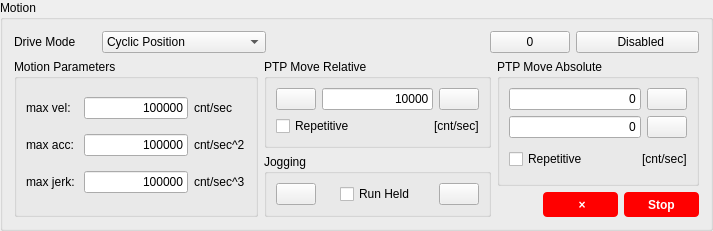
         <widget class="QGroupBox" name="groupBox_2">
          <property name="title">
           <string>Motion</string>
          </property>
          <layout class="QGridLayout" name="gridLayout_14">
           <item row="0" column="0" colspan="5">
            <layout class="QHBoxLayout" name="horizontalLayout" stretch="2,4,0,0,3">
             <item>
              <widget class="QLabel" name="driveModeLabel">
               <property name="text">
                <string>Drive Mode</string>
               </property>
              </widget>
             </item>
             <item>
              <widget class="QComboBox" name="driveModeCombo">
               <item>
                <property name="text">
                 <string>Cyclic Position</string>
                </property>
               </item>
               <item>
                <property name="text">
                 <string>Cyclic Velocity</string>
                </property>
               </item>
               <item>
                <property name="text">
                 <string>Cyclic Torque</string>
                </property>
               </item>
              </widget>
             </item>
             <item>
              <spacer name="horizontalSpacer">
               <property name="orientation">
                <enum>Qt::Horizontal</enum>
               </property>
               <property name="sizeHint" stdset="0">
                <size>
                 <width>218</width>
                 <height>20</height>
                </size>
               </property>
              </spacer>
             </item>
             <item>
              <widget class="QPushButton" name="setZeroBtn">
               <property name="text">
                <string>0</string>
               </property>
              </widget>
             </item>
             <item>
              <widget class="QPushButton" name="enableBtn">
               <property name="text">
                <string>  Disabled</string>
               </property>
               <property name="icon">
                <iconset resource="../res.qrc">
                 <normaloff>:/res/light_red.png</normaloff>:/res/light_red.png</iconset>
               </property>
              </widget>
             </item>
            </layout>
           </item>
           <item row="1" column="0" rowspan="3">
            <widget class="QGroupBox" name="groupBox_4">
             <property name="title">
              <string>Motion Parameters</string>
             </property>
             <layout class="QGridLayout" name="gridLayout_12" columnstretch="1,2,1">
              <item row="0" column="0">
               <widget class="QLabel" name="maxVelLabel">
                <property name="text">
                 <string>max vel:</string>
                </property>
               </widget>
              </item>
              <item row="0" column="1">
               <widget class="QLineEdit" name="maxVel">
                <property name="enabled">
                 <bool>true</bool>
                </property>
                <property name="text">
                 <string>100000</string>
                </property>
                <property name="alignment">
                 <set>Qt::AlignRight|Qt::AlignTrailing|Qt::AlignVCenter</set>
                </property>
               </widget>
              </item>
              <item row="0" column="2">
               <widget class="QLabel" name="maxVelUnit">
                <property name="text">
                 <string>cnt/sec</string>
                </property>
               </widget>
              </item>
              <item row="1" column="0">
               <widget class="QLabel" name="maxAccLabel">
                <property name="text">
                 <string>max acc:</string>
                </property>
               </widget>
              </item>
              <item row="1" column="1">
               <widget class="QLineEdit" name="maxAcc">
                <property name="enabled">
                 <bool>true</bool>
                </property>
                <property name="text">
                 <string>100000</string>
                </property>
                <property name="alignment">
                 <set>Qt::AlignRight|Qt::AlignTrailing|Qt::AlignVCenter</set>
                </property>
               </widget>
              </item>
              <item row="1" column="2">
               <widget class="QLabel" name="maxAccUnit">
                <property name="text">
                 <string>cnt/sec^2</string>
                </property>
               </widget>
              </item>
              <item row="2" column="0">
               <widget class="QLabel" name="maxJerkLabel">
                <property name="text">
                 <string>max jerk:</string>
                </property>
               </widget>
              </item>
              <item row="2" column="1">
               <widget class="QLineEdit" name="maxJerk">
                <property name="enabled">
                 <bool>true</bool>
                </property>
                <property name="text">
                 <string>100000</string>
                </property>
                <property name="alignment">
                 <set>Qt::AlignRight|Qt::AlignTrailing|Qt::AlignVCenter</set>
                </property>
               </widget>
              </item>
              <item row="2" column="2">
               <widget class="QLabel" name="maxJerkUnit">
                <property name="text">
                 <string>cnt/sec^3</string>
                </property>
               </widget>
              </item>
             </layout>
            </widget>
           </item>
           <item row="1" column="1">
            <widget class="QGroupBox" name="groupBox_6">
             <property name="title">
              <string>PTP Move Relative</string>
             </property>
             <layout class="QGridLayout" name="gridLayout_13">
              <item row="0" column="0">
               <layout class="QHBoxLayout" name="horizontalLayout_4">
                <item>
                 <widget class="QPushButton" name="ptpRelMinus">
                  <property name="text">
                   <string/>
                  </property>
                  <property name="icon">
                   <iconset resource="../res.qrc">
                    <normaloff>:/res/leftarrow.png</normaloff>:/res/leftarrow.png</iconset>
                  </property>
                 </widget>
                </item>
                <item>
                 <widget class="QLineEdit" name="ptpRel">
                  <property name="enabled">
                   <bool>true</bool>
                  </property>
                  <property name="text">
                   <string>10000</string>
                  </property>
                  <property name="alignment">
                   <set>Qt::AlignRight|Qt::AlignTrailing|Qt::AlignVCenter</set>
                  </property>
                 </widget>
                </item>
                <item>
                 <widget class="QPushButton" name="ptpRelPlus">
                  <property name="text">
                   <string/>
                  </property>
                  <property name="icon">
                   <iconset resource="../res.qrc">
                    <normaloff>:/res/rightarrow.png</normaloff>:/res/rightarrow.png</iconset>
                  </property>
                 </widget>
                </item>
               </layout>
              </item>
              <item row="1" column="0">
               <layout class="QHBoxLayout" name="horizontalLayout_3">
                <item>
                 <widget class="QCheckBox" name="ptpRelRepeat">
                  <property name="text">
                   <string>Repetitive</string>
                  </property>
                 </widget>
                </item>
                <item>
                 <spacer name="horizontalSpacer_3">
                  <property name="orientation">
                   <enum>Qt::Horizontal</enum>
                  </property>
                  <property name="sizeHint" stdset="0">
                   <size>
                    <width>37</width>
                    <height>17</height>
                   </size>
                  </property>
                 </spacer>
                </item>
                <item>
                 <widget class="QLabel" name="ptpRelUnit">
                  <property name="text">
                   <string>[cnt/sec]</string>
                  </property>
                 </widget>
                </item>
               </layout>
              </item>
             </layout>
            </widget>
           </item>
           <item row="1" column="2" rowspan="2" colspan="3">
            <widget class="QGroupBox" name="groupBox_5">
             <property name="title">
              <string>PTP Move Absolute</string>
             </property>
             <layout class="QGridLayout" name="gridLayout_15">
              <item row="0" column="0">
               <layout class="QHBoxLayout" name="horizontalLayout_6">
                <item>
                 <widget class="QLineEdit" name="ptpAbs1">
                  <property name="enabled">
                   <bool>true</bool>
                  </property>
                  <property name="text">
                   <string>0</string>
                  </property>
                  <property name="alignment">
                   <set>Qt::AlignRight|Qt::AlignTrailing|Qt::AlignVCenter</set>
                  </property>
                 </widget>
                </item>
                <item>
                 <widget class="QPushButton" name="ptpAbs1Move">
                  <property name="text">
                   <string/>
                  </property>
                  <property name="icon">
                   <iconset resource="../res.qrc">
                    <normaloff>:/res/rightarrow.png</normaloff>:/res/rightarrow.png</iconset>
                  </property>
                 </widget>
                </item>
               </layout>
              </item>
              <item row="1" column="0">
               <layout class="QHBoxLayout" name="horizontalLayout_2">
                <item>
                 <widget class="QLineEdit" name="ptpAbs2">
                  <property name="enabled">
                   <bool>true</bool>
                  </property>
                  <property name="text">
                   <string>0</string>
                  </property>
                  <property name="alignment">
                   <set>Qt::AlignRight|Qt::AlignTrailing|Qt::AlignVCenter</set>
                  </property>
                 </widget>
                </item>
                <item>
                 <widget class="QPushButton" name="ptpAbs2Move">
                  <property name="text">
                   <string/>
                  </property>
                  <property name="icon">
                   <iconset resource="../res.qrc">
                    <normaloff>:/res/rightarrow.png</normaloff>:/res/rightarrow.png</iconset>
                  </property>
                 </widget>
                </item>
               </layout>
              </item>
              <item row="2" column="0">
               <layout class="QHBoxLayout" name="horizontalLayout_5">
                <item>
                 <widget class="QCheckBox" name="ptpAbsRepeat">
                  <property name="text">
                   <string>Repetitive</string>
                  </property>
                 </widget>
                </item>
                <item>
                 <spacer name="horizontalSpacer_4">
                  <property name="orientation">
                   <enum>Qt::Horizontal</enum>
                  </property>
                  <property name="sizeHint" stdset="0">
                   <size>
                    <width>37</width>
                    <height>17</height>
                   </size>
                  </property>
                 </spacer>
                </item>
                <item>
                 <widget class="QLabel" name="ptpAbsUnit">
                  <property name="text">
                   <string>[cnt/sec]</string>
                  </property>
                 </widget>
                </item>
               </layout>
              </item>
             </layout>
            </widget>
           </item>
           <item row="2" column="1" rowspan="2">
            <widget class="QGroupBox" name="groupBox_7">
             <property name="title">
              <string>Jogging</string>
             </property>
             <layout class="QHBoxLayout" name="horizontalLayout_7">
              <item>
               <widget class="QPushButton" name="jogMinus">
                <property name="text">
                 <string/>
                </property>
                <property name="icon">
                 <iconset resource="../res.qrc">
                  <normaloff>:/res/leftarrow.png</normaloff>:/res/leftarrow.png</iconset>
                </property>
               </widget>
              </item>
              <item>
               <spacer name="horizontalSpacer_5">
                <property name="orientation">
                 <enum>Qt::Horizontal</enum>
                </property>
                <property name="sizeHint" stdset="0">
                 <size>
                  <width>18</width>
                  <height>14</height>
                 </size>
                </property>
               </spacer>
              </item>
              <item>
               <widget class="QCheckBox" name="jogHeldBtn">
                <property name="text">
                 <string>Run Held</string>
                </property>
               </widget>
              </item>
              <item>
               <spacer name="horizontalSpacer_6">
                <property name="orientation">
                 <enum>Qt::Horizontal</enum>
                </property>
                <property name="sizeHint" stdset="0">
                 <size>
                  <width>18</width>
                  <height>17</height>
                 </size>
                </property>
               </spacer>
              </item>
              <item>
               <widget class="QPushButton" name="jogPlus">
                <property name="text">
                 <string/>
                </property>
                <property name="icon">
                 <iconset resource="../res.qrc">
                  <normaloff>:/res/rightarrow.png</normaloff>:/res/rightarrow.png</iconset>
                </property>
               </widget>
              </item>
             </layout>
            </widget>
           </item>
           <item row="3" column="2">
            <spacer name="horizontalSpacer_2">
             <property name="orientation">
              <enum>Qt::Horizontal</enum>
             </property>
             <property name="sizeHint" stdset="0">
              <size>
               <width>40</width>
               <height>20</height>
              </size>
             </property>
            </spacer>
           </item>
           <item row="3" column="3">
            <widget class="QPushButton" name="cancelBtn">
             <property name="styleSheet">
              <string notr="true">
/**********按钮**********/
QPushButton {
  border-radius: 4px;
  border: none;
  width: 75px;
  height: 25px;
  
  font: 9pt &quot;Microsoft YaHei UI&quot;;
  font-weight: bold;

}

QPushButton:enabled {
  background: rgb(255, 0, 0);
  color: white;
}

QPushButton:!enabled {
  background: rgb(255, 180, 180);
  color: white;
}

QPushButton:enabled:hover {
  background: rgb(255, 0, 0);
}

QPushButton:enabled:pressed {
  background: rgb(255, 0, 0);
}</string>
             </property>
             <property name="text">
              <string> ×</string>
             </property>
            </widget>
           </item>
           <item row="3" column="4">
            <widget class="QPushButton" name="stopBtn">
             <property name="styleSheet">
              <string notr="true">
/**********按钮**********/
QPushButton {
  border-radius: 4px;
  border: none;
  width: 75px;
  height: 25px;
  
  font: 9pt &quot;Microsoft YaHei UI&quot;;
  font-weight: bold;

}

QPushButton:enabled {
  background: rgb(255, 0, 0);
  color: white;
}

QPushButton:!enabled {
  background: rgb(255, 180, 180);
  color: white;
}

QPushButton:enabled:hover {
  background: rgb(255, 0, 0);
}

QPushButton:enabled:pressed {
  background: rgb(255, 0, 0);
}</string>
             </property>
             <property name="text">
              <string>Stop</string>
             </property>
            </widget>
           </item>
          </layout>
         </widget>
